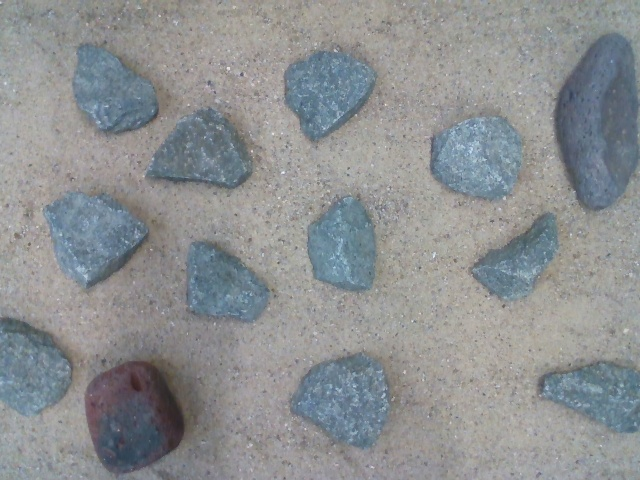
#> input picture Groenlaenderens_Kode/RockDetection/Billeder/Image27.jpg, 640 x 480 px, found by its file name
$ python RockDetection.py
#> lines starting #> are read from the running program, lines starting #| are printed output that depends on the picture; after the words box and inside, x2 and y2 are one past the last pixel; in counts of white or black regions, pixels touching at a corner belong together
import cv2 as cv
import numpy as np
import skimage.exposure as exposure

#Load image and get image dimensions
image = cv.imread("C:/Users/minik/Desktop/VSCode/GIt/P3-Gruppe-7/Groenlaenderens_Kode/RockDetection/Billeder/Image27.jpg")
#> image is the input picture: shape (480, 640, 3); mean B, G, R 145.5, 143.8, 140.9
image2 = image.copy()
img3 = image.copy()
img_h, img_w = image.shape[:2]

# Convert to grayscale and HSV
gray = cv.cvtColor(image2, cv.COLOR_BGR2GRAY)
HSVImage = cv.cvtColor(image2, cv.COLOR_BGR2HSV)
#> HSVImage: shape (480, 640, 3); mean H, S, V 66.8, 23.3, 149.6

# Split HSV image into channels and thresholding the saturation channel
H, S, V = cv.split(HSVImage)
cv.imshow("S", S)
thresholded = cv.threshold(S, 33, 255, cv.THRESH_BINARY)[1]
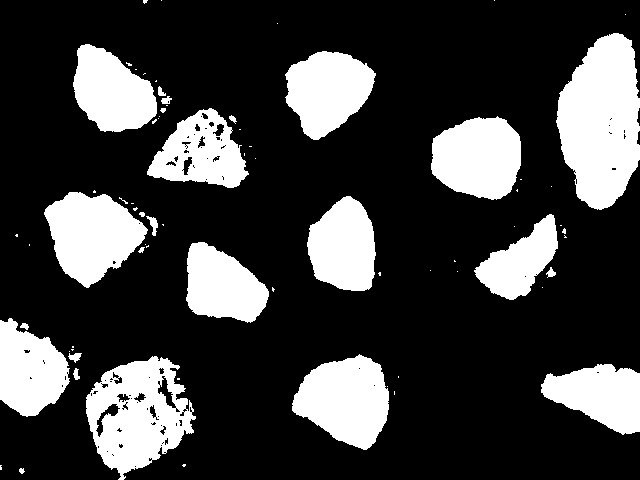
#> thresholded: shape (480, 640); 24.8% white; 73 white regions (48 under 20 px), largest, box (x1, y1, x2, y2) and area: (556, 33, 640, 210) 10884, (86, 356, 196, 480) 8083, (292, 354, 389, 450) 6355
#cv.imshow("Thresholded", thresholded)

# Dilate thresholded image and find contours
dilated = cv.dilate(thresholded, (3, 3), iterations=4)
#> dilated: shape (480, 640); 27% white; 51 white regions (24 under 20 px)
cv.imshow("Dilated", dilated)
contours = cv.findContours(thresholded, cv.RETR_EXTERNAL, cv.CHAIN_APPROX_SIMPLE)[0]
#> contours = 73 contours, 52 with area under 20; largest, box (x1, y1, x2, y2) and area: (556, 33, 640, 210) 10704, (86, 356, 196, 480) 8714, (292, 354, 389, 450) 6215, (44, 192, 148, 288) 6180, (431, 116, 521, 200) 5760

#Finding small contours and drawing them on a mask
small_contours = [cnt for cnt in contours if cv.contourArea(cnt) < 500]
#> small_contours = 60 contours, 52 with area under 20; largest, box (x1, y1, x2, y2) and area: (146, 216, 158, 236) 82, (68, 353, 82, 363) 60, (161, 96, 172, 104) 43, (546, 267, 556, 278) 42, (73, 368, 80, 380) 37, (158, 86, 166, 96) 34, (20, 323, 29, 330) 28, (229, 115, 237, 124) 25
mask = np.zeros_like(thresholded)
cv.drawContours(mask, small_contours, -1, (255, 255, 255), -1)
#> mask: shape (480, 640); 0.26% white; 60 white regions (48 under 20 px), largest, box (x1, y1, x2, y2) and area: (146, 216, 158, 236) 108, (68, 353, 82, 363) 79, (161, 96, 172, 104) 59
cv.imshow("Mask", mask)
#cv.waitKey(0)

#Subtracting the small contours from the thresholded image
subtractedSmall = cv.subtract(thresholded, mask)

#Dilating the subtracted image and finding contours
dilated2 = cv.dilate(subtractedSmall, (5, 5), iterations=2)
#> dilated2: shape (480, 640); 25.6% white; 13 white regions
contour_img = np.zeros_like(image)
contours2 = cv.findContours(dilated2, cv.RETR_EXTERNAL, cv.CHAIN_APPROX_SIMPLE)[0]
#> contours2 = 13 contours; largest, box (x1, y1, x2, y2) and area: (556, 33, 640, 212) 10911, (86, 356, 196, 480) 9022, (292, 354, 389, 452) 6414, (44, 192, 148, 290) 6390, (431, 116, 521, 202) 5944

#Drawing filled contours on the contour_img
drawCont = cv.drawContours(contour_img, contours2, -1, (255, 255, 255), -1)
#> drawCont: shape (480, 640, 3); 25.8% white; 13 white regions, largest, box (x1, y1, x2, y2) and area: (556, 33, 640, 212) 11121, (86, 356, 196, 480) 9247, (292, 354, 389, 452) 6557
cv.imshow("Contours", contour_img)

cv.imshow("drawCont", drawCont)
cv.waitKey(0)
#Morphological opening
kernel = np.ones((3, 3), np.uint8)
opening = cv.morphologyEx(contour_img, cv.MORPH_OPEN, kernel, iterations=10)
#> opening: shape (480, 640, 3); 24.8% white; 13 white regions, largest, box (x1, y1, x2, y2) and area: (558, 37, 638, 209) 10872, (87, 361, 190, 470) 8698, (295, 358, 389, 447) 6424
opneing = np.uint8(opening)
cv.imshow("Opening", opening)
opening_gray = cv.cvtColor(opening, cv.COLOR_BGR2GRAY)

#Finding sure background and foreground through dilation and distance transform thresholding
sure_bg = cv.dilate(opening, kernel, iterations=2)
#> sure_bg: shape (480, 640, 3); 27.8% white; 13 white regions, largest, box (x1, y1, x2, y2) and area: (556, 35, 640, 211) 11900, (85, 359, 192, 472) 9562, (293, 356, 391, 449) 7172
cv.imshow("Sure_bg", sure_bg)

#Distance transform, distance from each pixel to the nearest zero pixel, normalized to fit in 0-255
distance_transform = cv.distanceTransform(opening_gray, cv.DIST_L2, 5)
normalized_distance = exposure.rescale_intensity(distance_transform, out_range=(0, 255))
normalized_distance = normalized_distance.astype(np.uint8)
cv.imshow("Normalized Distance", normalized_distance)
#cv.imshow("Distance Transform", distance_transform)
#cv.waitKey(0)

_, distThres = cv.threshold(distance_transform, 17, 255, cv.THRESH_BINARY)
#> distThres: shape (480, 640) float32; 8.3% white; 13 white regions, largest, box (x1, y1, x2, y2) and area: (575, 54, 621, 192) 4515, (104, 378, 173, 453) 3594, (312, 375, 372, 430) 2301
cv.imshow("Distance Threshold", distThres)


sure_bg = cv.dilate(opening, kernel, iterations=2)
cv.imshow("Sure_bg", sure_bg)
sure_bGray = cv.cvtColor(sure_bg, cv.COLOR_BGR2GRAY)

sure_bGray = np.uint8(sure_bGray)
distThres = np.uint8(distThres)


unknown = cv.subtract(sure_bGray, distThres)
#> unknown: shape (480, 640); 19.5% white; 13 white regions, largest, box (x1, y1, x2, y2) and area: (556, 35, 640, 211) 7385, (85, 359, 192, 472) 5968, (293, 356, 391, 449) 4871
cv.imshow("Unknown", unknown)

labels = cv.connectedComponents(distThres, connectivity=8, ltype=cv.CV_32S)[1]
#> labels: shape (480, 640) int32; 14 distinct labels, from 0 to 13
labelVis = cv.applyColorMap(np.uint8(labels), cv.COLORMAP_JET)
labels = labels + 1
#> labels: shape (480, 640) int32; 14 distinct labels, from 1 to 14
labels[unknown == 255] = 0
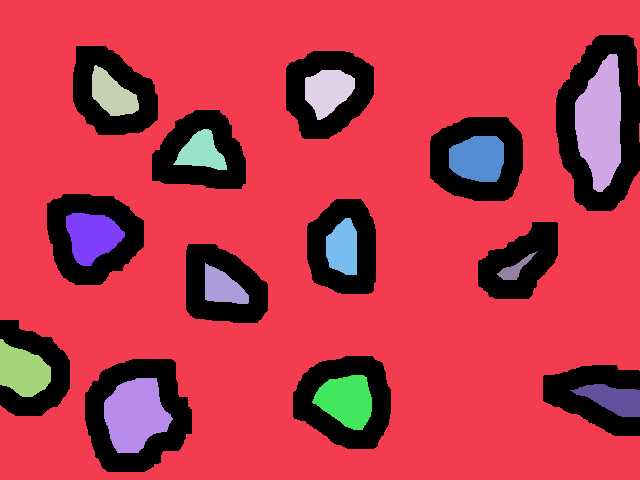
#> labels: shape (480, 640) int32; 15 distinct labels, from 0 to 14; one colour per label, 0 black

labels = cv.watershed(image2, labels)
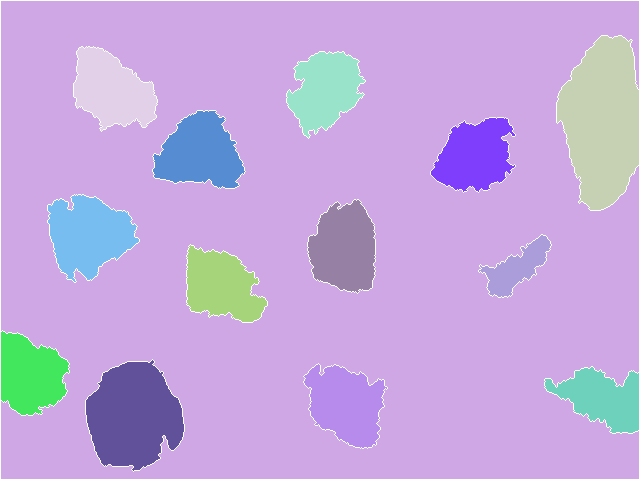
#> labels: shape (480, 640) int32; 15 distinct labels, from -1 to 14; one colour per label, 0 black, -1 white
cv.imshow("Image2", np.uint8(labels))
image2[labels == -1] = [255, 0, 0]
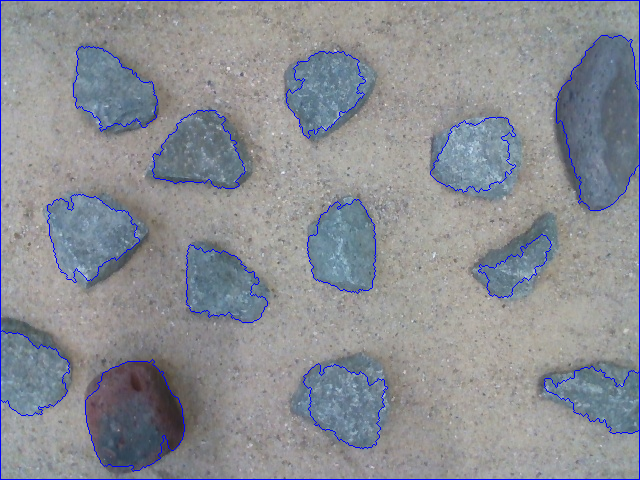
#> image2: shape (480, 640, 3); 1.92% of pixels changed, all inside (x1, y1, x2, y2) = (0, 0, 640, 480)

UnLabels = np.unique(labels)
#> UnLabels = [-1, 1, 2, 3, 4, 5, 6, 7, 8, 9, 10, 11, 12, 13, 14]

AllCont = []

for i in range(len(UnLabels)):
    if i == 0 or i == -1 or i == 1:
        continue
    else:
        mask = np.zeros_like(image2)
        mask[labels == i] = 255
        maskThresh = cv.threshold(mask, 1, 255, cv.THRESH_BINARY)[1]
        maskThresh = np.uint8(maskThresh)
        maskThresh = cv.cvtColor(maskThresh, cv.COLOR_BGR2GRAY)
        contours, _ = cv.findContours(maskThresh, cv.RETR_EXTERNAL, cv.CHAIN_APPROX_SIMPLE)
        AllCont.extend(contours)
        drawCont = cv.drawContours(image2, contours, -1, (0, 255, 0), 2)
        continue
#> this loop made 15 passes
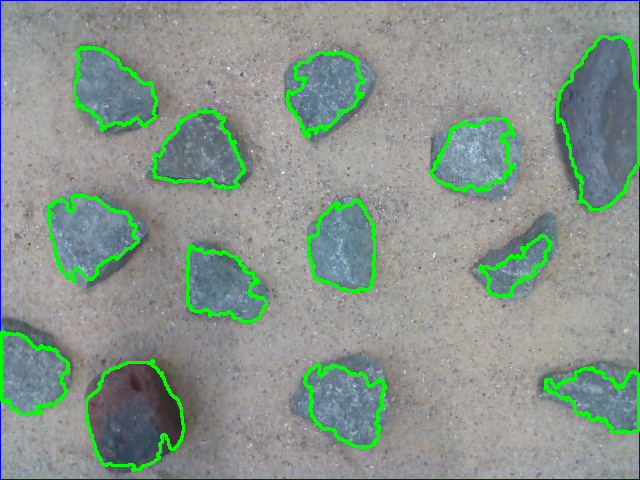
#> image2: shape (480, 640, 3); 4.7% of pixels changed, all inside (x1, y1, x2, y2) = (0, 35, 640, 472)
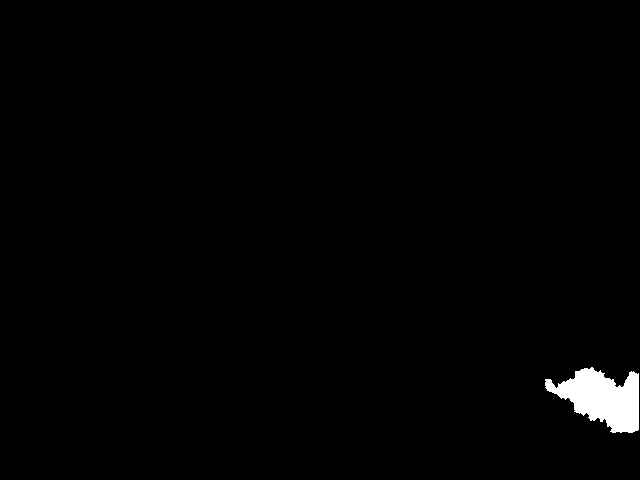
#> mask: shape (480, 640, 3); 1.2% white; 1 white region, box (x1, y1, x2, y2) and area: (545, 367, 639, 433) 3637
#> maskThresh: shape (480, 640); 1.2% white; 1 white region
#> after the loop, AllCont = 13 contours; largest, box (x1, y1, x2, y2) and area: (557, 36, 639, 210) 10230, (86, 360, 184, 471) 7658, (48, 195, 139, 282) 4982, (153, 111, 245, 188) 4610, (308, 200, 375, 293) 4607

AllEllips = []
for cont in AllCont:
    hull = cv.convexHull(cont)
    ellipsis = cv.fitEllipse(hull)
    cv.ellipse(img3, ellipsis, (0, 255, 0), 2)
    AllEllips.append(ellipsis)
#> this loop made 13 passes
#> ellipsis on passes 1 to 8: ((600.5, 122.9), (89.63, 176), 7), ((111.7, 91.52), (70.91, 103.9), 133.7), ((324.2, 89.99), (70.78, 91.72), 32.16), ((199.5, 155.6), (84.66, 94.49), 75.08), ((476, 154.3), (70.86, 92.93), 63.29), ((90.73, 238.1), (86.01, 99.07), 135), ((344.4, 248), (72.68, 95.68), 179.1), ((513.3, 262.6), (50.66, 82.98), 48.35)
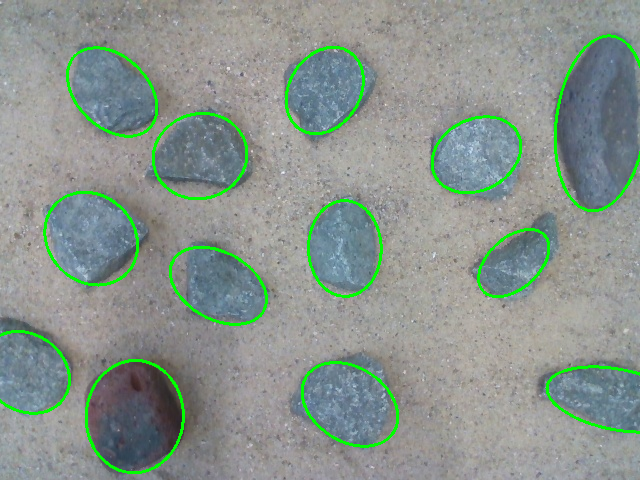
#> img3: shape (480, 640, 3); mean B, G, R 141, 148.1, 136.8
#> after the loop, AllEllips = 13 items

print("Rock Count", len(AllEllips))
#| Rock Count 13


cv.imshow("labels2", np.uint8(labels))

cv.imshow("Image2", image2)
cv.imshow("Image3", img3)
cv.imshow("Labels", labelVis)
cv.waitKey(0)
cv.destroyAllWindows()

$ run again, with Groenlaenderens_Kode/RockDetection/Billeder/Image10.jpg copied over Groenlaenderens_Kode/RockDetection/Billeder/Image27.jpg
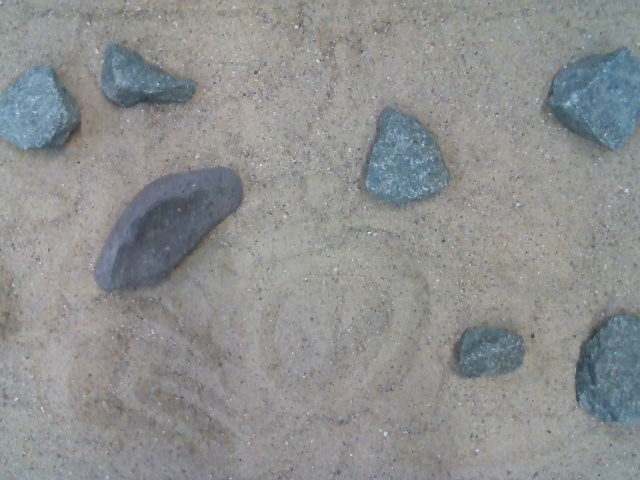
#> input picture Groenlaenderens_Kode/RockDetection/Billeder/Image10.jpg, 640 x 480 px, found by its file name
#> image is the input picture: shape (480, 640, 3); mean B, G, R 143.4, 143.6, 141.9
#> HSVImage: shape (480, 640, 3); mean H, S, V 60.9, 17.2, 147.5
#> thresholded: shape (480, 640); 12.8% white; 43 white regions (33 under 20 px), largest, box (x1, y1, x2, y2) and area: (96, 169, 241, 290) 9129, (547, 47, 640, 152) 7115, (576, 314, 640, 427) 5911
#> dilated: shape (480, 640); 13.9% white; 38 white regions (20 under 20 px)
#> `contours = cv.findContours(thresholded, cv.RETR_EXTERNAL, cv.CHAIN_APP..`: contours = 43 contours, 35 with area under 20; largest, box (x1, y1, x2, y2) and area: (96, 169, 241, 290) 9186, (547, 47, 640, 152) 6964, (576, 314, 640, 427) 5767, (364, 108, 450, 206) 5482, (0, 65, 78, 151) 4814, (102, 42, 196, 108) 3364, (458, 328, 524, 378) 2446, (69, 114, 96, 147) 213
#> small_contours = 36 contours, 35 with area under 20; largest, box (x1, y1, x2, y2) and area: (69, 114, 96, 147) 213
#> dilated2: shape (480, 640); 13.1% white; 7 white regions
#> contours2 = 7 contours; box (x1, y1, x2, y2) and area: (96, 169, 241, 292) 9536, (547, 47, 640, 154) 7152, (576, 314, 640, 429) 5896, (364, 108, 450, 208) 5665, (0, 65, 78, 153) 4972, (102, 42, 196, 110) 3550, (458, 328, 524, 380) 2586
#> opening: shape (480, 640, 3); 12.6% white; 7 white regions, largest, box (x1, y1, x2, y2) and area: (100, 171, 238, 290) 9380, (550, 52, 640, 149) 7136, (576, 317, 640, 427) 5984
#> sure_bg: shape (480, 640, 3); 14.1% white; 7 white regions, largest, box (x1, y1, x2, y2) and area: (98, 169, 240, 292) 10424, (548, 50, 640, 151) 7747, (574, 315, 640, 429) 6470
#> distThres: shape (480, 640) float32; 4.5% white; 7 white regions, largest, box (x1, y1, x2, y2) and area: (567, 69, 640, 132) 3456, (117, 188, 214, 273) 3186, (593, 334, 640, 410) 3063
#> unknown: shape (480, 640); 9.6% white; 7 white regions, largest, box (x1, y1, x2, y2) and area: (98, 169, 240, 292) 7238, (365, 111, 446, 206) 4533, (548, 50, 640, 151) 4291
#> UnLabels = [-1, 1, 2, 3, 4, 5, 6, 7, 8]
#> the loop `for i in range(len(UnLabels)):` made 9 passes
#> after the loop `for i in range(len(UnLabels)):`:
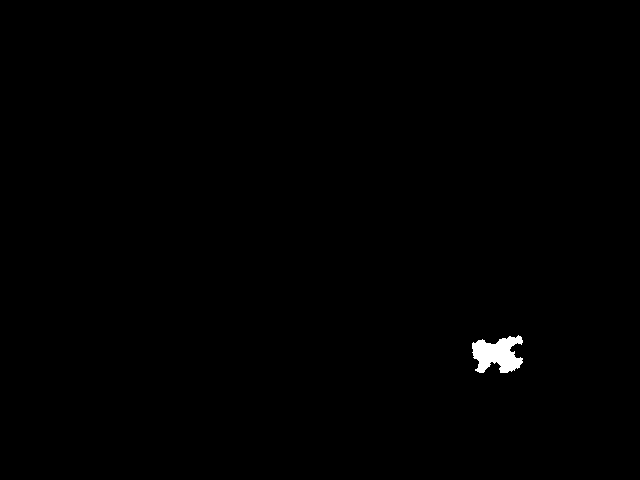
#> mask: shape (480, 640, 3); 0.42% white; 1 white region, box (x1, y1, x2, y2) and area: (472, 335, 523, 373) 1276
#> after the loop `for i in range(len(UnLabels)):`: AllCont = 7 contours; box (x1, y1, x2, y2) and area: (551, 51, 639, 148) 6382, (99, 170, 224, 291) 6324, (575, 317, 639, 424) 4670, (369, 113, 442, 198) 3646, (1, 66, 63, 149) 3228, (113, 58, 174, 107) 1579, (472, 335, 523, 373) 1182
#> the loop `for cont in AllCont:` made 7 passes
#> ellipsis on passes 1 to 7: ((139.6, 86.23), (47.64, 71), 122.7), ((603.3, 96.28), (95.27, 105.4), 74.71), ((32.04, 108.2), (61.41, 84.99), 21.82), ((405.1, 158.7), (73.89, 87.79), 179.6), ((162.5, 231.5), (66.23, 162.8), 44.08), ((632.4, 369.5), (102.2, 121.5), 59.63), ((497.9, 353.3), (42.75, 59.55), 77.07)
#> after the loop `for cont in AllCont:`:
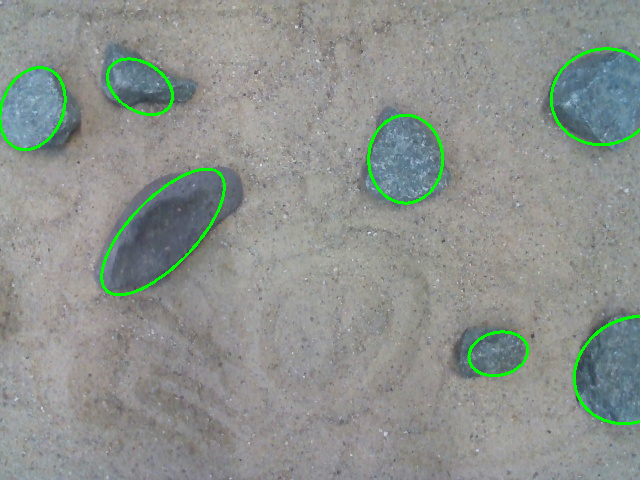
#> img3: shape (480, 640, 3); mean B, G, R 141.5, 145.8, 140.2
#> after the loop `for cont in AllCont:`: AllEllips = 7 items
#| Rock Count 7

$ run again, with Groenlaenderens_Kode/RockDetection/Billeder/Image11.jpg copied over Groenlaenderens_Kode/RockDetection/Billeder/Image27.jpg
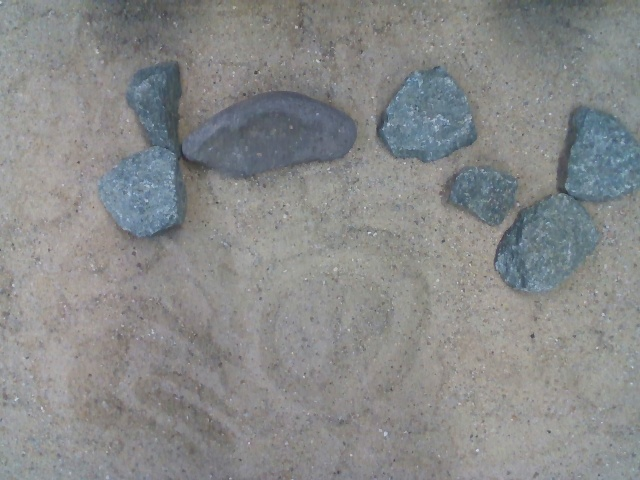
#> input picture Groenlaenderens_Kode/RockDetection/Billeder/Image11.jpg, 640 x 480 px, found by its file name
#> image is the input picture: shape (480, 640, 3); mean B, G, R 137.2, 137.3, 135.9
#> HSVImage: shape (480, 640, 3); mean H, S, V 61.5, 17.2, 141.2
#> thresholded: shape (480, 640); 13.3% white; 65 white regions (47 under 20 px), largest, box (x1, y1, x2, y2) and area: (98, 63, 356, 239) 18119, (494, 107, 640, 292) 12609, (377, 66, 477, 162) 6637
#> dilated: shape (480, 640); 14.6% white; 55 white regions (31 under 20 px)
#> `contours = cv.findContours(thresholded, cv.RETR_EXTERNAL, cv.CHAIN_APP..`: contours = 62 contours, 49 with area under 20; largest, box (x1, y1, x2, y2) and area: (98, 63, 356, 239) 18414, (494, 107, 640, 292) 12446, (377, 66, 477, 162) 6498, (449, 168, 517, 224) 2500, (180, 116, 190, 137) 90
#> small_contours = 58 contours, 49 with area under 20; largest, box (x1, y1, x2, y2) and area: (180, 116, 190, 137) 90, (537, 0, 552, 8) 64, (190, 193, 200, 208) 50, (257, 0, 273, 9) 45, (244, 0, 253, 13) 40
#> subtractedSmall: shape (480, 640); 13% white; 7 white regions (3 under 20 px), largest, box (x1, y1, x2, y2) and area: (98, 63, 356, 239) 18119, (494, 107, 640, 292) 12609, (377, 66, 477, 162) 6637, (449, 168, 517, 224) 2569
#> dilated2: shape (480, 640); 13.6% white; 4 white regions
#> contours2 = 4 contours; box (x1, y1, x2, y2) and area: (98, 63, 356, 241) 19049, (494, 107, 640, 294) 12814, (377, 66, 477, 164) 6698, (449, 168, 517, 226) 2650
#> opening: shape (480, 640, 3); 13.4% white; 5 white regions, box (x1, y1, x2, y2) and area: (497, 109, 640, 293) 12856, (185, 94, 354, 177) 9943, (101, 66, 183, 238) 9013, (380, 71, 474, 161) 6669, (453, 170, 515, 221) 2537
#> sure_bg: shape (480, 640, 3); 14.9% white; 5 white regions, box (x1, y1, x2, y2) and area: (495, 107, 640, 295) 14129, (183, 92, 356, 179) 10967, (99, 64, 185, 240) 10165, (378, 69, 476, 163) 7421, (451, 168, 517, 223) 3005
#> distThres: shape (480, 640) float32; 4.5% white; 7 white regions, largest, box (x1, y1, x2, y2) and area: (206, 111, 337, 160) 3872, (514, 213, 579, 276) 2595, (397, 88, 457, 144) 2475
#> unknown: shape (480, 640); 10.4% white; 5 white regions, box (x1, y1, x2, y2) and area: (495, 107, 640, 295) 9268, (99, 64, 185, 240) 7853, (183, 92, 356, 179) 7095, (378, 69, 476, 163) 4946, (451, 168, 517, 223) 2801
#> UnLabels = [-1, 1, 2, 3, 4, 5, 6, 7, 8]
#> the loop `for i in range(len(UnLabels)):` made 9 passes
#> after the loop `for i in range(len(UnLabels)):`:
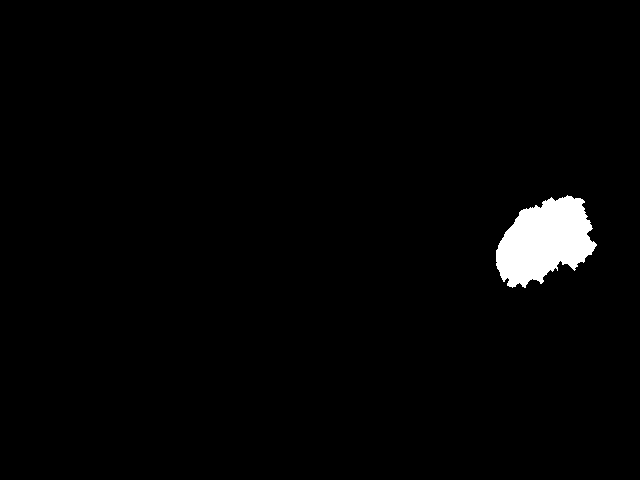
#> mask: shape (480, 640, 3); 2% white; 1 white region, box (x1, y1, x2, y2) and area: (496, 195, 597, 288) 6082
#> after the loop `for i in range(len(UnLabels)):`: AllCont = 7 contours; box (x1, y1, x2, y2) and area: (184, 95, 355, 178) 9357, (496, 195, 597, 288) 5918, (383, 70, 474, 162) 5881, (568, 109, 639, 197) 4074, (105, 146, 176, 237) 4022, (128, 75, 167, 139) 1132, (465, 169, 507, 220) 1022
#> the loop `for cont in AllCont:` made 7 passes
#> ellipsis on passes 1 to 7: ((156.1, 104), (45.81, 72.01), 138.8), ((426.2, 117.9), (92.41, 95.37), 34.27), ((271.6, 137.7), (81.21, 172.5), 83.06), ((603.1, 155.2), (74.17, 89.05), 164.9), ((145.6, 191.8), (69.85, 94.43), 31.83), ((485.7, 193.3), (39.52, 50.6), 163.1), ((546.5, 242), (79.64, 114.4), 52.78)
#> after the loop `for cont in AllCont:`:
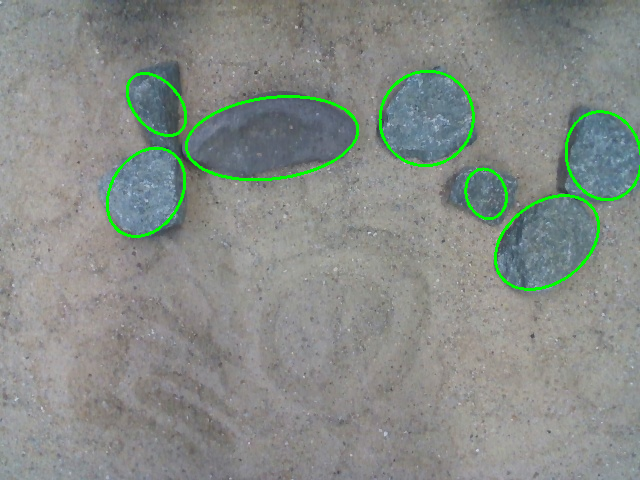
#> img3: shape (480, 640, 3); mean B, G, R 135, 139.8, 134
#> after the loop `for cont in AllCont:`: AllEllips = 7 items
#| Rock Count 7
